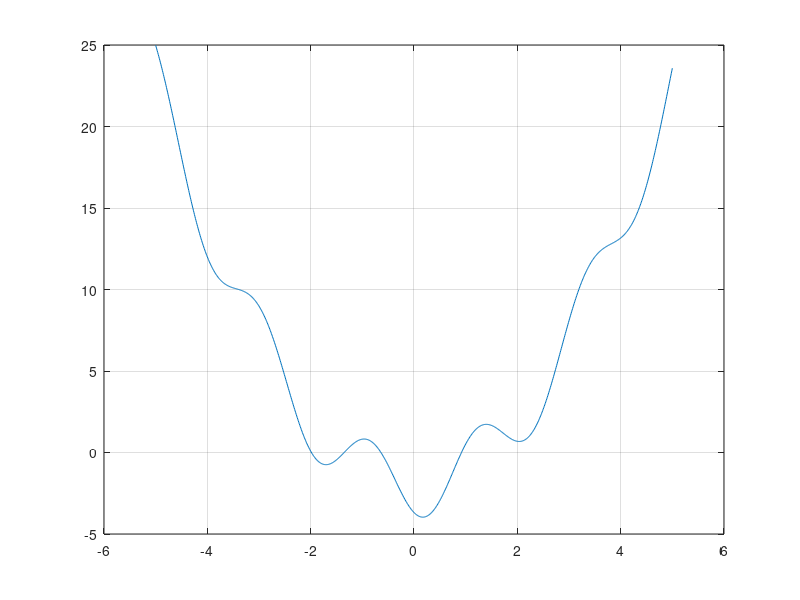

Write the MATLAB code that produced this figure.

function [] = upg2a ()
f = @(x) x.^2 - 2*sin(3*x+1) - 2;
%Genom test av stort intervall på x ser vi att 
%funktionen är strängt växande och endast har
%nollställen för små x
x = [-5:0.01:5];

%Genom att titta på grafen ser vi att alla 
%nollpunkter för f(x) befinner sig mellan 
%x=-3 och x=1

plot(x, f(x))
grid on
end


